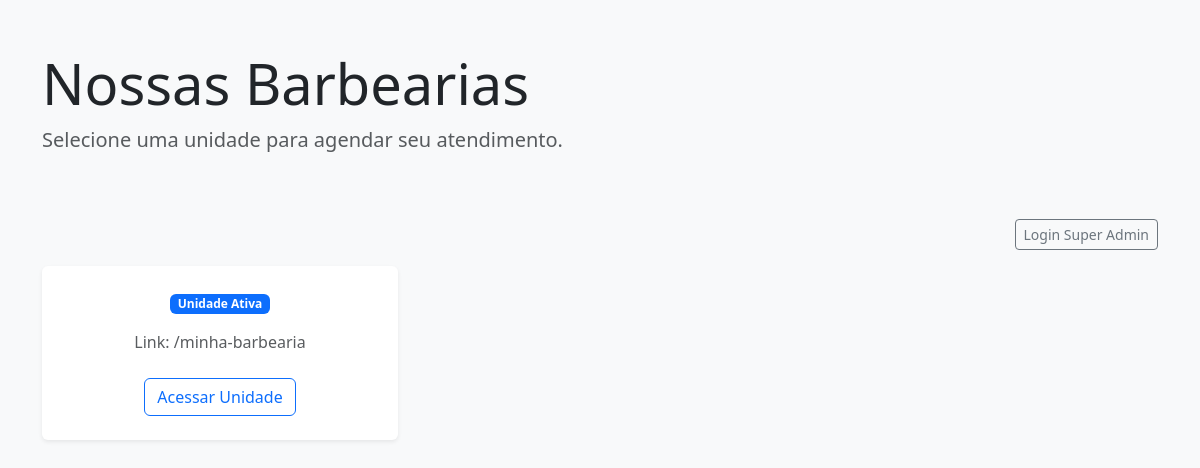
Before: / with the older database file.
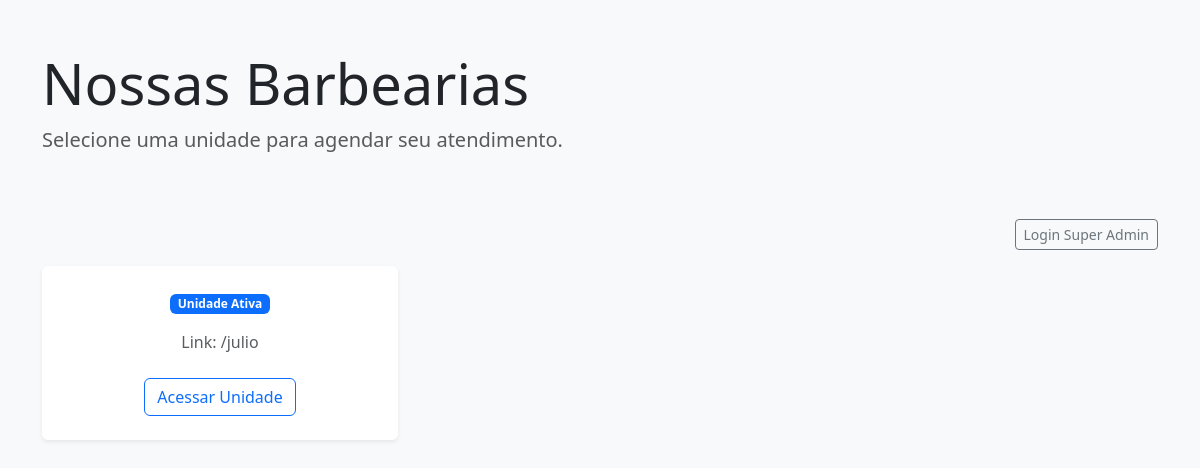
After: the same page with the newer database file.
### barbearia_system/app.py (models this page shows)
class Configuracao(db.Model):
    id = db.Column(db.Integer, primary_key=True)
    nome_barbearia = db.Column(db.String(100), default='Minha Barbearia')
    slug = db.Column(db.String(100), unique=True, nullable=False)
    horario_abertura = db.Column(db.String(5), default='09:00')
    horario_fechamento = db.Column(db.String(5), default='19:00')
    intervalo_minutos = db.Column(db.Integer, default=30)
    usuarios = db.relationship('Usuario', backref='barbearia', lazy=True, cascade="all, delete-orphan")
    clientes = db.relationship('Cliente', backref='barbearia', lazy=True, cascade="all, delete-orphan")
    servicos = db.relationship('Servico', backref='barbearia', lazy=True, cascade="all, delete-orphan")

### barbearia_system/app.py (the view)
@app.route('/')
def index_root():
    barbearias = Configuracao.query.all()
    return render_template('index_global.html', barbearias=barbearias)

### barbearia_system/templates/index_global.html (shortened to what this page needs)
<!DOCTYPE html>
<html lang="pt-br">
<head>
    <link href="https://cdn.jsdelivr.net/npm/bootstrap@5.3.0/dist/css/bootstrap.min.css" rel="stylesheet">
</head>
<body>
    <div class="container">
        <div class="row mb-5 align-items-center">
            <div class="col-md-8">
                <h1 class="display-4">Nossas Barbearias</h1>
                <p class="lead text-muted">Selecione uma unidade para agendar seu atendimento.</p>
            </div>
        </div>
        <div class="text-end mb-3">
            {% if not current_user.is_authenticated %}
            <a href="{{ url_for('login', slug='sistema') }}" class="btn btn-sm btn-outline-secondary">Login Super Admin</a>
            {% else %}
            <span class="badge bg-dark">Logado como: {{ current_user.username }}</span>
            <a href="{{ url_for('logout', slug='sistema') if current_user.barbearia_id else url_for('logout', slug='sistema') }}" class="btn btn-sm btn-link text-danger">Sair</a>
            {% endif %}
        </div>
        <div class="row g-4">
            {% for b in barbearias if b.slug != 'sistema' %}
            <div class="col-md-4">
                <a href="{{ url_for('home_cliente', slug=b.slug) }}" class="card h-100 barbearia-card border-0 shadow-sm">
                    <div class="card-body p-4 text-center">
                        <div class="mb-3">
                            <span class="badge bg-primary">Unidade Ativa</span>
                        </div>
                        <p class="text-muted">Link: /{{ b.slug }}</p>
                        <div class="btn btn-outline-primary mt-2">Acessar Unidade</div>
                    </div>
                </a>
            </div>
            {% else %}
            <div class="col-12 text-center py-5">
                <p class="text-muted fs-4">Nenhuma barbearia cadastrada ainda.</p>
                <a href="{{ url_for('cadastrar_barbearia') }}" class="btn btn-primary">Cadastrar a Primeira Unidade</a>
            </div>
            {% endfor %}
        </div>
    </div>
</body>
</html>

### barbearia_system/templates/index_global.html (style rules this page uses)
body { background-color: #f8f9fa; padding-top: 50px; }
.barbearia-card { transition: transform 0.2s; cursor: pointer; text-decoration: none; color: inherit; }

Changed rows visible on the page:
changed Configuracao: slug "minha-barbearia" → "julio"
